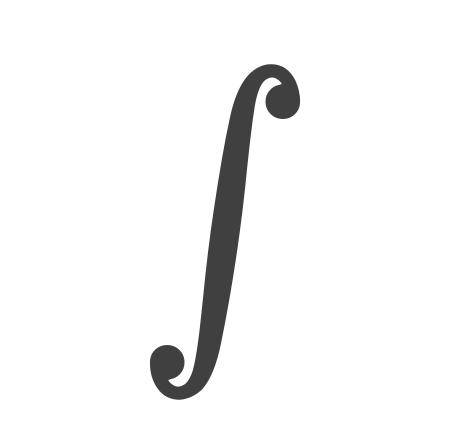
#> input picture assets/shapes/integral.png, 461 x 440 px
$ python generate_profile_banner.py
#> lines starting #> are read from the running program, lines starting #| are printed output that depends on the picture; after the words box and inside, x2 and y2 are one past the last pixel; in counts of white or black regions, pixels touching at a corner belong together

from pathlib import Path
from html import escape
import numpy as np
from PIL import Image

# Run from the gbervis repository:
# python scripts/generate_profile_banner_v3.py

# Define project directories relative to this script.
ROOT = Path(__file__).resolve().parent.parent
OUT = ROOT / 'assets'
SHAPES = OUT / 'shapes'
OUT.mkdir(parents=True, exist_ok=True)

# Animation and canvas configuration.
N_POINTS = 900
SECONDS_PER_STATE = 5.0
HOLD_SECONDS = 3.5
POINT_RADIUS = 1.45
CANVAS_W, CANVAS_H = 1100, 475

# Mathematical and computational figures used in the animation.
FIGURES = [
    ('INTEGRAL', 'integral.png'),
    ('NORMAL DISTRIBUTION', 'bellshape.png'),
    ('ANSCOMBE QUARTET', 'anscombe.png'),
    ('MARKOV CHAIN', 'markov.png'),
    ('PARETO FRONT', 'pareto.png'),
    ('DATA INTEGRATION', 'etl.png'),
    ('NEURAL NETWORK', 'net.png'),
]

# Color palettes for GitHub's dark and light themes.
PALETTES = {
    'dark': dict(bg='#0B1220', bar='#111C2C', panel='#101C2D',
                 border='#29415D', text='#E4EDF8', muted='#96ABC2',
                 accent='#69B9FF', point='#70BEFF', cursor='#A3DDFF'),
    'light': dict(bg='#F7FAFE', bar='#E9F1FA', panel='#FFFFFF',
                  border='#BFD4E9', text='#1C3550', muted='#627F9C',
                  accent='#126AAE', point='#197BC2', cursor='#126AAE'),
}


def image_to_point_cloud(
    path,
    n_points=900,
    threshold=180,
    invert=False,
    padding=0.08,
    seed=42
):
    """
    Convert an image into a normalized point cloud.

    Dark pixels are selected by default. Setting invert=True
    selects bright pixels instead.

    The original aspect ratio is preserved, and the resulting
    coordinates are normalized to the [0, 1] interval.

    Parameters
    ----------
    path : str or Path
        Path to the source image.
    n_points : int
        Number of points to sample.
    threshold : int
        Grayscale threshold used to identify the figure.
    invert : bool
        Whether to select bright instead of dark pixels.
    padding : float
        Relative padding around the normalized figure.
    seed : int
        Random seed for reproducible sampling.

    Returns
    -------
    np.ndarray
        Array of shape (n_points, 2) containing normalized
        coordinates.
    """
#> called with n_points = 900, threshold = 180, invert = False, padding = 0.08, seed = 42

    rng = np.random.default_rng(seed)

    # Load the image and convert it to grayscale.
    img = Image.open(path).convert("L")
    arr = np.asarray(img)

    # Identify pixels belonging to the figure.
    mask = arr > threshold if invert else arr < threshold
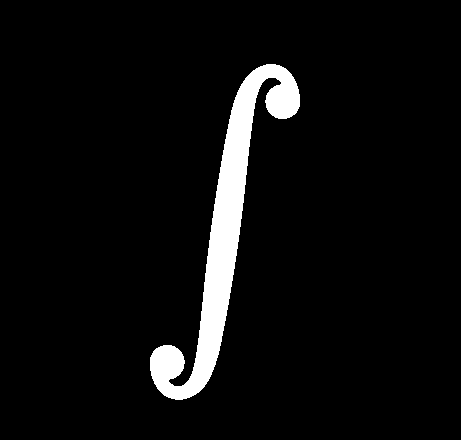
#> mask: shape (440, 461) bool; 5.4% white; 1 white region, box (x1, y1, x2, y2) and area: (150, 64, 300, 400) 11053

    ys, xs = np.where(mask)
#> ys = 11053 values from 64 to 399; xs = 11053 values, max 299 at index 1221, min 150 at index 9150, mean 224.6

    if len(xs) == 0:
        raise ValueError(f"No valid pixels detected in {path}")

    # Determine the figure's bounding box.
    x_min, x_max = xs.min(), xs.max()
#> x_min = 150; x_max = 299
    y_min, y_max = ys.min(), ys.max()
#> y_min = 64; y_max = 399

    x = xs.astype(float)
#> x has the same summary as xs
    y = ys.astype(float)
#> y = 11053 values from 64 to 399

    # Use uniform scaling to preserve the original aspect ratio.
    scale = max(x_max - x_min, y_max - y_min, 1)
#> scale = 335

    # Center and normalize coordinates while preserving proportions.
    x = 0.5 + (x - (x_min + x_max) / 2) / scale * (1 - 2 * padding)
#> x = 11053 values, max 0.687 at index 1221, min 0.313 at index 9150, mean 0.5
    y = 0.5 + (y - (y_min + y_max) / 2) / scale * (1 - 2 * padding)
#> y = 11053 values from 0.08 to 0.92

    points = np.column_stack([x, y])
#> points = 11053 pairs, first value 0.313 to 0.687, second value 0.08 to 0.92

    # Randomly sample the requested number of points.
    # Sampling with replacement is used only when necessary.
    indices = rng.choice(
        len(points),
        size=n_points,
        replace=len(points) < n_points
    )
#> indices = 900 values, max 11051 at index 687, min 50 at index 127, mean 5559.1

    points = points[indices]
#> points = 900 pairs, first value 0.316 to 0.687, second value 0.0875 to 0.92

    # Sort points spatially to support smoother transitions.
    order = np.lexsort((points[:, 1], points[:, 0]))
#> order = 900 values, max 899 at index 803, min 0 at index 224, mean 449.5

    return np.clip(points[order], 0, 1)


def load_states():
    """
    Load all source images and convert them into point clouds.

    Returns
    -------
    list[np.ndarray]
        List of point clouds, one for each animation state.
    """

    states = []
    missing = []

    for index, (name, filename) in enumerate(FIGURES):
        path = SHAPES / filename

        if not path.is_file():
            missing.append(str(path))
            continue

        states.append(
            image_to_point_cloud(
                path,
                n_points=N_POINTS,
                seed=42 + index
            )
        )
#> pass 2 of the loop in load_states, `for index, (name, filename) in enumerate(FIGURES):`:
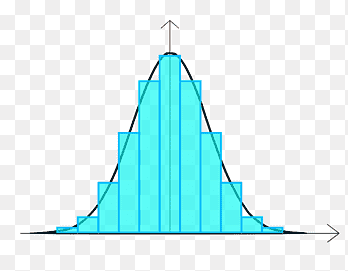
#> input picture assets/shapes/bellshape.png, 348 x 271 px
#> in image_to_point_cloud (call 2), `img = Image.open(path).convert("L")`:
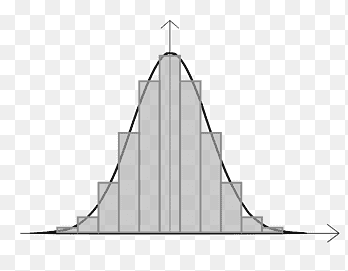
#> img: PIL image 348x271 L; min 17, max 255, mean 233.8
#> in image_to_point_cloud (call 2), `mask = arr > threshold if invert else arr < threshold`:
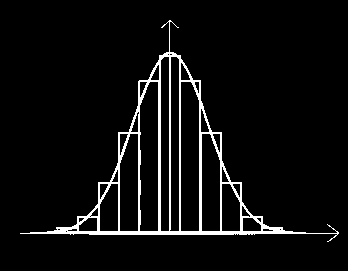
#> mask: shape (271, 348) bool; 5.3% white; 1 white region, box (x1, y1, x2, y2) and area: (20, 20, 339, 242) 5033
#> ys = 5033 values from 20 to 241; xs = 5033 values, max 338 at index 4536, min 20 at index 4537, mean 170.7
#> x_min = 20; x_max = 338
#> y_min = 20; y_max = 241
#> in image_to_point_cloud (call 2), `x = xs.astype(float)`: x has the same summary as xs
#> in image_to_point_cloud (call 2), `y = ys.astype(float)`: y = 5033 values from 20 to 241
#> scale = 318
#> in image_to_point_cloud (call 2), `x = 0.5 + (x - (x_min + x_max) / 2) / scale * (1 - 2 * padding)`: x = 5033 values, max 0.92 at index 4536, min 0.08 at index 4537, mean 0.478
#> in image_to_point_cloud (call 2), `y = 0.5 + (y - (y_min + y_max) / 2) / scale * (1 - 2 * padding)`: y = 5033 values from 0.208 to 0.792
#> in image_to_point_cloud (call 2), `points = np.column_stack([x, y])`: points = 5033 pairs, first value 0.08 to 0.92, second value 0.208 to 0.792
#> indices = 900 values, max 5028 at index 835, min 7 at index 12, mean 2597.6
#> in image_to_point_cloud (call 2), `points = points[indices]`: points = 900 pairs, first value 0.0906 to 0.915, second value 0.213 to 0.787
#> order = 900 values, max 899 at index 233, min 0 at index 305, mean 449.5
#> pass 3 of the loop in load_states, `for index, (name, filename) in enumerate(FIGURES):`:
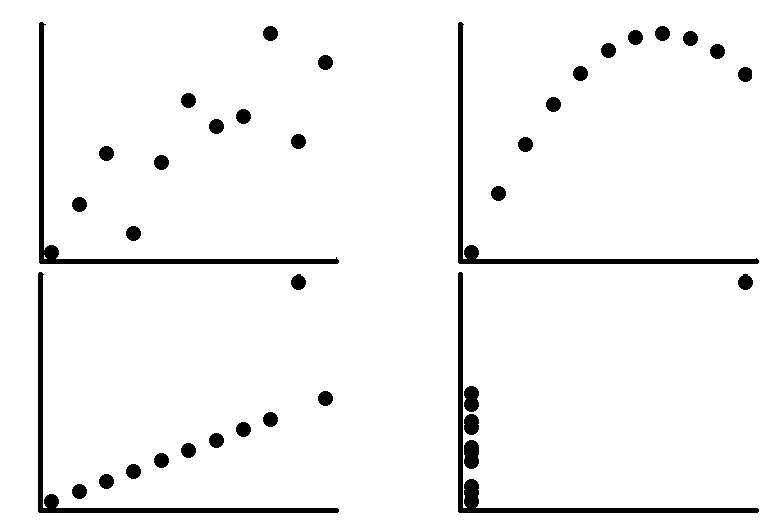
#> input picture assets/shapes/anscombe.png, 782 x 528 px
#> img: PIL image 782x528 L; 95.6% white; 38 black regions, largest, box (x1, y1, x2, y2) and area: (458, 272, 759, 513) 3067, (458, 22, 759, 264) 2859, (39, 22, 339, 264) 2856
#> in image_to_point_cloud (call 3), `mask = arr > threshold if invert else arr < threshold`:
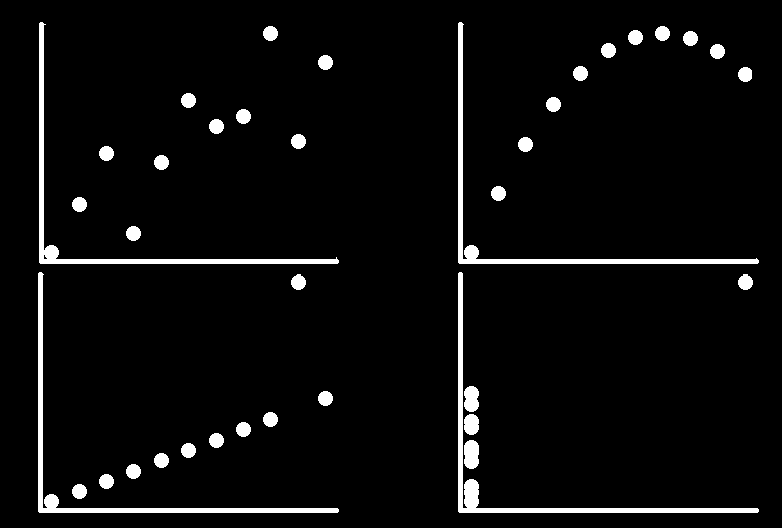
#> mask: shape (528, 782) bool; 4.4% white; 38 white regions, largest, box (x1, y1, x2, y2) and area: (458, 272, 759, 513) 3067, (458, 22, 759, 264) 2859, (39, 22, 339, 264) 2856
#> ys = 18096 values from 22 to 512; xs = 18096 values, max 758 at index 7450, min 38 at index 9256, mean 345.9
#> x_min = 38; x_max = 758
#> y_min = 22; y_max = 512
#> in image_to_point_cloud (call 3), `x = xs.astype(float)`: x has the same summary as xs
#> in image_to_point_cloud (call 3), `y = ys.astype(float)`: y = 18096 values from 22 to 512
#> scale = 720
#> in image_to_point_cloud (call 3), `x = 0.5 + (x - (x_min + x_max) / 2) / scale * (1 - 2 * padding)`: x = 18096 values, max 0.92 at index 7450, min 0.08 at index 9256, mean 0.439
#> in image_to_point_cloud (call 3), `y = 0.5 + (y - (y_min + y_max) / 2) / scale * (1 - 2 * padding)`: y = 18096 values from 0.214 to 0.786
#> in image_to_point_cloud (call 3), `points = np.column_stack([x, y])`: points = 18096 pairs, first value 0.08 to 0.92, second value 0.214 to 0.786
#> indices = 900 values, max 18083 at index 92, min 25 at index 747, mean 9063
#> in image_to_point_cloud (call 3), `points = points[indices]`: points = 900 pairs, first value 0.08 to 0.919, second value 0.216 to 0.786
#> order = 900 values, max 899 at index 346, min 0 at index 432, mean 449.5
#> the loop made 7 passes; the first 3 are shown

    if missing:
#> (the run stopped early here; a loop or call above may not have finished)
